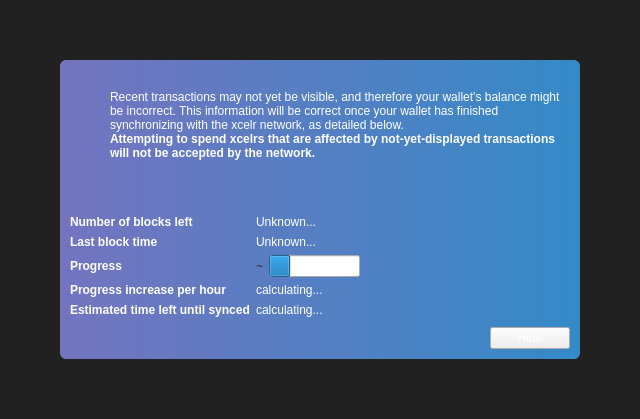
<?xml version="1.0" encoding="UTF-8"?>
<ui version="4.0">
 <class>ModalOverlay</class>
 <widget class="ModalOverlay" name="ModalOverlay">
  <property name="geometry">
   <rect>
    <x>0</x>
    <y>0</y>
    <width>640</width>
    <height>419</height>
   </rect>
  </property>
  <property name="windowTitle">
   <string>Form</string>
  </property>
  <property name="styleSheet">
   <string notr="true">color: rgb(255, 255, 255);</string>
  </property>
  <layout class="QVBoxLayout" name="verticalLayout" stretch="0">
   <property name="sizeConstraint">
    <enum>QLayout::SetDefaultConstraint</enum>
   </property>
   <property name="leftMargin">
    <number>0</number>
   </property>
   <property name="topMargin">
    <number>0</number>
   </property>
   <property name="rightMargin">
    <number>0</number>
   </property>
   <property name="bottomMargin">
    <number>0</number>
   </property>
   <item>
    <widget class="QWidget" name="bgWidget" native="true">
     <property name="styleSheet">
      <string notr="true">#bgWidget { background: rgba(0,0,0,220); }</string>
     </property>
     <layout class="QVBoxLayout" name="verticalLayoutMain" stretch="1">
      <property name="leftMargin">
       <number>60</number>
      </property>
      <property name="topMargin">
       <number>60</number>
      </property>
      <property name="rightMargin">
       <number>60</number>
      </property>
      <property name="bottomMargin">
       <number>60</number>
      </property>
      <item>
       <widget class="QWidget" name="contentWidget" native="true">
        <property name="styleSheet">
         <string notr="true">#contentWidget { background-color: qlineargradient(spread:pad, x1:0, y1:0, x2:1, y2:0, stop:0 rgba(116, 116, 191, 255), stop:1 rgba(52, 138, 199, 255)); border-radius: 6px; }

QLabel { color: rgb(40,40,40);  }</string>
        </property>
        <layout class="QVBoxLayout" name="verticalLayoutSub" stretch="1,0,0,0">
         <property name="spacing">
          <number>0</number>
         </property>
         <property name="leftMargin">
          <number>10</number>
         </property>
         <property name="topMargin">
          <number>10</number>
         </property>
         <property name="rightMargin">
          <number>10</number>
         </property>
         <property name="bottomMargin">
          <number>10</number>
         </property>
         <item>
          <layout class="QHBoxLayout" name="horizontalLayoutIconText" stretch="0,1">
           <property name="topMargin">
            <number>20</number>
           </property>
           <item>
            <layout class="QVBoxLayout" name="verticalLayoutIcon">
             <property name="leftMargin">
              <number>0</number>
             </property>
             <item>
              <widget class="QPushButton" name="warningIcon">
               <property name="enabled">
                <bool>false</bool>
               </property>
               <property name="text">
                <string/>
               </property>
               <property name="icon">
                <iconset>
                 <normaloff>:/icons/warning</normaloff>
                 <disabledoff>:/icons/warning</disabledoff>:/icons/warning</iconset>
               </property>
               <property name="iconSize">
                <size>
                 <width>48</width>
                 <height>48</height>
                </size>
               </property>
               <property name="flat">
                <bool>true</bool>
               </property>
              </widget>
             </item>
             <item>
              <spacer name="verticalSpacerWarningIcon">
               <property name="orientation">
                <enum>Qt::Vertical</enum>
               </property>
               <property name="sizeHint" stdset="0">
                <size>
                 <width>20</width>
                 <height>40</height>
                </size>
               </property>
              </spacer>
             </item>
            </layout>
           </item>
           <item>
            <layout class="QVBoxLayout" name="verticalLayoutInfoText">
             <property name="leftMargin">
              <number>0</number>
             </property>
             <property name="topMargin">
              <number>0</number>
             </property>
             <item>
              <widget class="QLabel" name="infoText">
               <property name="styleSheet">
                <string notr="true">color: rgb(255, 255, 255);</string>
               </property>
               <property name="text">
                <string>Recent transactions may not yet be visible, and therefore your wallet's balance might be incorrect. This information will be correct once your wallet has finished synchronizing with the xcelr network, as detailed below.</string>
               </property>
               <property name="textFormat">
                <enum>Qt::RichText</enum>
               </property>
               <property name="wordWrap">
                <bool>true</bool>
               </property>
              </widget>
             </item>
             <item>
              <widget class="QLabel" name="infoTextStrong">
               <property name="font">
                <font>
                 <weight>75</weight>
                 <bold>true</bold>
                </font>
               </property>
               <property name="styleSheet">
                <string notr="true">color: rgb(255, 255, 255);</string>
               </property>
               <property name="text">
                <string>Attempting to spend xcelrs that are affected by not-yet-displayed transactions will not be accepted by the network.</string>
               </property>
               <property name="textFormat">
                <enum>Qt::RichText</enum>
               </property>
               <property name="wordWrap">
                <bool>true</bool>
               </property>
              </widget>
             </item>
             <item>
              <spacer name="verticalSpacerInTextSpace">
               <property name="orientation">
                <enum>Qt::Vertical</enum>
               </property>
               <property name="sizeHint" stdset="0">
                <size>
                 <width>20</width>
                 <height>40</height>
                </size>
               </property>
              </spacer>
             </item>
            </layout>
           </item>
          </layout>
         </item>
         <item>
          <spacer name="verticalSpacerAfterText">
           <property name="orientation">
            <enum>Qt::Vertical</enum>
           </property>
           <property name="sizeHint" stdset="0">
            <size>
             <width>20</width>
             <height>40</height>
            </size>
           </property>
          </spacer>
         </item>
         <item>
          <layout class="QFormLayout" name="formLayout">
           <property name="fieldGrowthPolicy">
            <enum>QFormLayout::FieldsStayAtSizeHint</enum>
           </property>
           <property name="horizontalSpacing">
            <number>6</number>
           </property>
           <property name="verticalSpacing">
            <number>6</number>
           </property>
           <property name="topMargin">
            <number>10</number>
           </property>
           <item row="0" column="0">
            <widget class="QLabel" name="labelNumberOfBlocksLeft">
             <property name="font">
              <font>
               <weight>75</weight>
               <bold>true</bold>
              </font>
             </property>
             <property name="styleSheet">
              <string notr="true">color: rgb(255, 255, 255);</string>
             </property>
             <property name="text">
              <string>Number of blocks left</string>
             </property>
            </widget>
           </item>
           <item row="0" column="1">
            <widget class="QLabel" name="numberOfBlocksLeft">
             <property name="styleSheet">
              <string notr="true">color: rgb(255, 255, 255);</string>
             </property>
             <property name="text">
              <string>Unknown...</string>
             </property>
            </widget>
           </item>
           <item row="1" column="0">
            <widget class="QLabel" name="labelLastBlockTime">
             <property name="font">
              <font>
               <weight>75</weight>
               <bold>true</bold>
              </font>
             </property>
             <property name="styleSheet">
              <string notr="true">color: rgb(255, 255, 255);</string>
             </property>
             <property name="text">
              <string>Last block time</string>
             </property>
            </widget>
           </item>
           <item row="1" column="1">
            <widget class="QLabel" name="newestBlockDate">
             <property name="sizePolicy">
              <sizepolicy hsizetype="Maximum" vsizetype="Preferred">
               <horstretch>0</horstretch>
               <verstretch>0</verstretch>
              </sizepolicy>
             </property>
             <property name="styleSheet">
              <string notr="true">color: rgb(255, 255, 255);</string>
             </property>
             <property name="text">
              <string>Unknown...</string>
             </property>
            </widget>
           </item>
           <item row="2" column="0">
            <widget class="QLabel" name="labelSyncDone">
             <property name="font">
              <font>
               <weight>75</weight>
               <bold>true</bold>
              </font>
             </property>
             <property name="styleSheet">
              <string notr="true">color: rgb(255, 255, 255);</string>
             </property>
             <property name="text">
              <string>Progress</string>
             </property>
            </widget>
           </item>
           <item row="2" column="1">
            <layout class="QHBoxLayout" name="horizontalLayoutSync" stretch="0,1">
             <item>
              <widget class="QLabel" name="percentageProgress">
               <property name="text">
                <string notr="true">~</string>
               </property>
              </widget>
             </item>
             <item>
              <widget class="QProgressBar" name="progressBar">
               <property name="styleSheet">
                <string notr="true">color: qlineargradient(spread:pad, x1:0, y1:0, x2:1, y2:0, stop:0 rgba(27, 177, 37, 255), stop:0.691176 rgba(14, 255, 14, 255));</string>
               </property>
               <property name="value">
                <number>24</number>
               </property>
               <property name="format">
                <string/>
               </property>
              </widget>
             </item>
            </layout>
           </item>
           <item row="4" column="0">
            <widget class="QLabel" name="labelProgressIncrease">
             <property name="font">
              <font>
               <weight>75</weight>
               <bold>true</bold>
              </font>
             </property>
             <property name="styleSheet">
              <string notr="true">color: rgb(255, 255, 255);</string>
             </property>
             <property name="text">
              <string>Progress increase per hour</string>
             </property>
            </widget>
           </item>
           <item row="4" column="1">
            <widget class="QLabel" name="progressIncreasePerH">
             <property name="styleSheet">
              <string notr="true">color: rgb(255, 255, 255);</string>
             </property>
             <property name="text">
              <string>calculating...</string>
             </property>
            </widget>
           </item>
           <item row="5" column="0">
            <widget class="QLabel" name="labelEstimatedTimeLeft">
             <property name="font">
              <font>
               <weight>75</weight>
               <bold>true</bold>
              </font>
             </property>
             <property name="styleSheet">
              <string notr="true">color: rgb(255, 255, 255);</string>
             </property>
             <property name="text">
              <string>Estimated time left until synced</string>
             </property>
            </widget>
           </item>
           <item row="5" column="1">
            <widget class="QLabel" name="expectedTimeLeft">
             <property name="styleSheet">
              <string notr="true">color: rgb(255, 255, 255);</string>
             </property>
             <property name="text">
              <string>calculating...</string>
             </property>
            </widget>
           </item>
          </layout>
         </item>
         <item>
          <layout class="QHBoxLayout" name="horizontalLayoutButtons">
           <property name="leftMargin">
            <number>10</number>
           </property>
           <property name="topMargin">
            <number>10</number>
           </property>
           <item>
            <spacer name="horizontalSpacer">
             <property name="orientation">
              <enum>Qt::Horizontal</enum>
             </property>
             <property name="sizeHint" stdset="0">
              <size>
               <width>40</width>
               <height>20</height>
              </size>
             </property>
            </spacer>
           </item>
           <item>
            <widget class="QPushButton" name="closeButton">
             <property name="styleSheet">
              <string notr="true">color: rgb(255, 255, 255);</string>
             </property>
             <property name="text">
              <string>Hide</string>
             </property>
            </widget>
           </item>
          </layout>
         </item>
        </layout>
       </widget>
      </item>
     </layout>
    </widget>
   </item>
  </layout>
 </widget>
 <customwidgets>
  <customwidget>
   <class>ModalOverlay</class>
   <extends>QWidget</extends>
   <header>qt/modaloverlay.h</header>
   <container>1</container>
  </customwidget>
 </customwidgets>
 <resources/>
 <connections/>
</ui>
